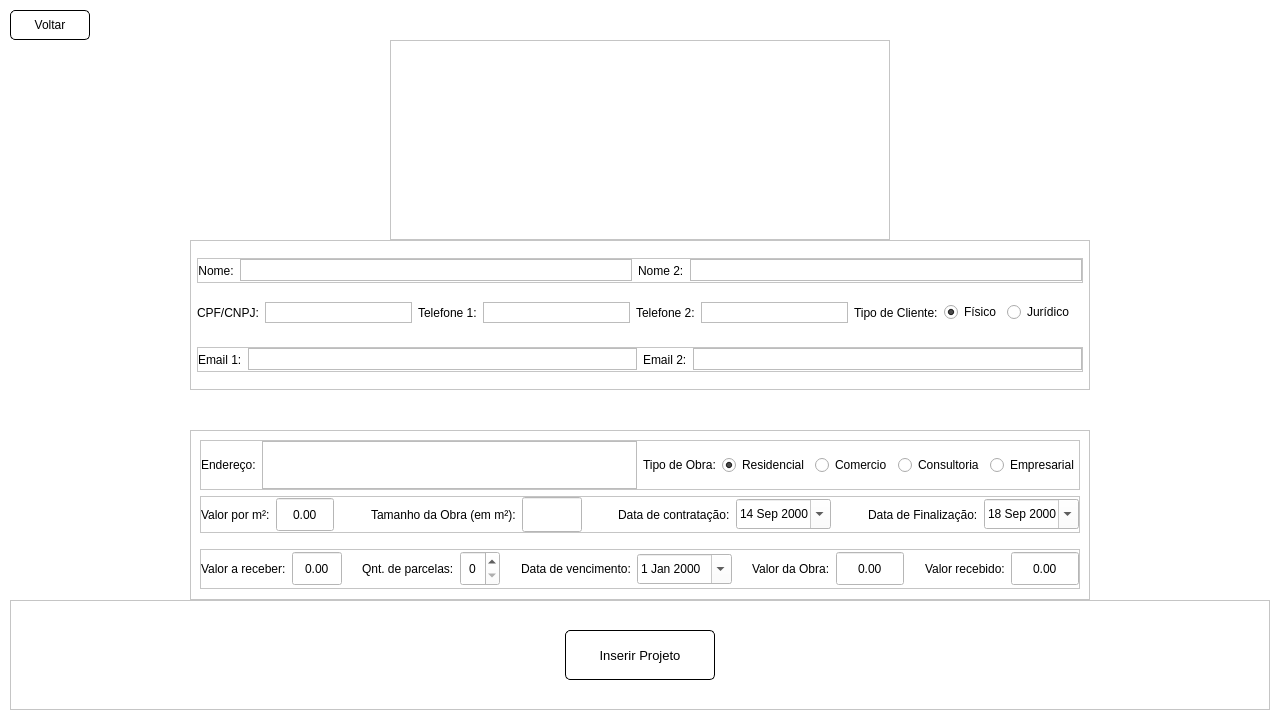
<?xml version="1.0" encoding="UTF-8"?>
<ui version="4.0">
 <class>MainWindow</class>
 <widget class="QMainWindow" name="MainWindow">
  <property name="geometry">
   <rect>
    <x>0</x>
    <y>0</y>
    <width>1280</width>
    <height>720</height>
   </rect>
  </property>
  <property name="windowTitle">
   <string>Gerenciamento Arquitetura</string>
  </property>
  <property name="autoFillBackground">
   <bool>false</bool>
  </property>
  <property name="styleSheet">
   <string notr="true">background-color: rgb(255, 255, 255);</string>
  </property>
  <widget class="QWidget" name="centralwidget">
   <property name="styleSheet">
    <string notr="true">background-color: rgb(255, 255, 255);</string>
   </property>
   <layout class="QVBoxLayout" name="verticalLayout_3">
    <property name="spacing">
     <number>0</number>
    </property>
    <property name="leftMargin">
     <number>10</number>
    </property>
    <property name="topMargin">
     <number>10</number>
    </property>
    <property name="rightMargin">
     <number>10</number>
    </property>
    <property name="bottomMargin">
     <number>10</number>
    </property>
    <item>
     <widget class="QPushButton" name="voltar">
      <property name="minimumSize">
       <size>
        <width>0</width>
        <height>30</height>
       </size>
      </property>
      <property name="maximumSize">
       <size>
        <width>80</width>
        <height>30</height>
       </size>
      </property>
      <property name="cursor">
       <cursorShape>PointingHandCursor</cursorShape>
      </property>
      <property name="styleSheet">
       <string notr="true">QPushButton {
	background-color: #ffffff;
	border: 1px solid black;
	border-radius: 5px;
}

QPushButton:hover {
	background-color: rgb(223, 223, 223);
	border: 1px solid black;
	border-radius: 5px;
}

QPushButton:pressed {
	background-color: rgb(200, 200, 200);
	border: 1px solid black;
	border-radius: 5px;
}</string>
      </property>
      <property name="text">
       <string>Voltar</string>
      </property>
      <property name="flat">
       <bool>true</bool>
      </property>
     </widget>
    </item>
    <item alignment="Qt::AlignHCenter">
     <widget class="QFrame" name="logo">
      <property name="minimumSize">
       <size>
        <width>500</width>
        <height>200</height>
       </size>
      </property>
      <property name="maximumSize">
       <size>
        <width>400</width>
        <height>220</height>
       </size>
      </property>
      <property name="frameShape">
       <enum>QFrame::StyledPanel</enum>
      </property>
      <property name="frameShadow">
       <enum>QFrame::Raised</enum>
      </property>
      <layout class="QHBoxLayout" name="horizontalLayout">
       <property name="spacing">
        <number>0</number>
       </property>
       <property name="leftMargin">
        <number>0</number>
       </property>
       <property name="topMargin">
        <number>0</number>
       </property>
       <property name="rightMargin">
        <number>0</number>
       </property>
       <property name="bottomMargin">
        <number>0</number>
       </property>
       <item>
        <widget class="QLabel" name="label_6">
         <property name="text">
          <string/>
         </property>
         <property name="pixmap">
          <pixmap>assets/logo.jpeg</pixmap>
         </property>
         <property name="scaledContents">
          <bool>false</bool>
         </property>
         <property name="alignment">
          <set>Qt::AlignCenter</set>
         </property>
        </widget>
       </item>
      </layout>
     </widget>
    </item>
    <item alignment="Qt::AlignHCenter">
     <widget class="QFrame" name="frame_usuario">
      <property name="minimumSize">
       <size>
        <width>900</width>
        <height>100</height>
       </size>
      </property>
      <property name="maximumSize">
       <size>
        <width>900</width>
        <height>150</height>
       </size>
      </property>
      <property name="layoutDirection">
       <enum>Qt::LeftToRight</enum>
      </property>
      <property name="styleSheet">
       <string notr="true">background-color: rgb(255, 255,255);</string>
      </property>
      <property name="frameShape">
       <enum>QFrame::StyledPanel</enum>
      </property>
      <property name="frameShadow">
       <enum>QFrame::Plain</enum>
      </property>
      <property name="midLineWidth">
       <number>0</number>
      </property>
      <layout class="QVBoxLayout" name="verticalLayout">
       <property name="spacing">
        <number>0</number>
       </property>
       <property name="leftMargin">
        <number>6</number>
       </property>
       <property name="topMargin">
        <number>0</number>
       </property>
       <property name="rightMargin">
        <number>6</number>
       </property>
       <property name="bottomMargin">
        <number>0</number>
       </property>
       <item>
        <widget class="QFrame" name="row1">
         <property name="maximumSize">
          <size>
           <width>16777215</width>
           <height>25</height>
          </size>
         </property>
         <property name="frameShape">
          <enum>QFrame::StyledPanel</enum>
         </property>
         <property name="frameShadow">
          <enum>QFrame::Raised</enum>
         </property>
         <layout class="QHBoxLayout" name="horizontalLayout_2">
          <property name="spacing">
           <number>6</number>
          </property>
          <property name="leftMargin">
           <number>0</number>
          </property>
          <property name="topMargin">
           <number>0</number>
          </property>
          <property name="rightMargin">
           <number>0</number>
          </property>
          <property name="bottomMargin">
           <number>0</number>
          </property>
          <item>
           <widget class="QLabel" name="label">
            <property name="text">
             <string>Nome:</string>
            </property>
            <property name="alignment">
             <set>Qt::AlignCenter</set>
            </property>
           </widget>
          </item>
          <item>
           <widget class="QLineEdit" name="nome1">
            <property name="font">
             <font>
              <pointsize>11</pointsize>
             </font>
            </property>
            <property name="styleSheet">
             <string notr="true">QLineEdit {
border-width: 1px;
border-style: solid;
border-color: rgb(188, 188, 188);
}

QLineEdit:hover{
	border-color: rgb(149, 149, 149);
}</string>
            </property>
            <property name="frame">
             <bool>true</bool>
            </property>
            <property name="echoMode">
             <enum>QLineEdit::Normal</enum>
            </property>
           </widget>
          </item>
          <item>
           <widget class="QLabel" name="label_2">
            <property name="text">
             <string>Nome 2:</string>
            </property>
           </widget>
          </item>
          <item>
           <widget class="QLineEdit" name="nome2">
            <property name="font">
             <font>
              <pointsize>11</pointsize>
             </font>
            </property>
            <property name="styleSheet">
             <string notr="true">QLineEdit {
border-width: 1px;
border-style: solid;
border-color: rgb(188, 188, 188);
}

QLineEdit:hover{
	border-color: rgb(149, 149, 149);
}</string>
            </property>
           </widget>
          </item>
         </layout>
        </widget>
       </item>
       <item>
        <widget class="QFrame" name="row2_2">
         <property name="minimumSize">
          <size>
           <width>0</width>
           <height>30</height>
          </size>
         </property>
         <property name="maximumSize">
          <size>
           <width>16777215</width>
           <height>25</height>
          </size>
         </property>
         <layout class="QHBoxLayout" name="row2">
          <property name="spacing">
           <number>6</number>
          </property>
          <property name="leftMargin">
           <number>0</number>
          </property>
          <property name="topMargin">
           <number>0</number>
          </property>
          <item>
           <widget class="QLabel" name="label_20">
            <property name="text">
             <string>CPF/CNPJ:</string>
            </property>
           </widget>
          </item>
          <item>
           <widget class="QLineEdit" name="cpf">
            <property name="font">
             <font>
              <pointsize>11</pointsize>
             </font>
            </property>
            <property name="styleSheet">
             <string notr="true">QLineEdit {
border-width: 1px;
border-style: solid;
border-color: rgb(188, 188, 188);
}

QLineEdit:hover{
	border-color: rgb(149, 149, 149);
}</string>
            </property>
           </widget>
          </item>
          <item>
           <widget class="QLabel" name="label_3">
            <property name="text">
             <string>Telefone 1:</string>
            </property>
           </widget>
          </item>
          <item>
           <widget class="QLineEdit" name="telefone1">
            <property name="font">
             <font>
              <pointsize>11</pointsize>
             </font>
            </property>
            <property name="styleSheet">
             <string notr="true">QLineEdit {
border-width: 1px;
border-style: solid;
border-color: rgb(188, 188, 188);
}

QLineEdit:hover{
	border-color: rgb(149, 149, 149);
}</string>
            </property>
            <property name="inputMethodHints">
             <set>Qt::ImhNone</set>
            </property>
            <property name="text">
             <string/>
            </property>
            <property name="frame">
             <bool>true</bool>
            </property>
            <property name="cursorPosition">
             <number>0</number>
            </property>
            <property name="placeholderText">
             <string/>
            </property>
           </widget>
          </item>
          <item>
           <widget class="QLabel" name="label_4">
            <property name="text">
             <string>Telefone 2:</string>
            </property>
           </widget>
          </item>
          <item>
           <widget class="QLineEdit" name="telefone2">
            <property name="font">
             <font>
              <pointsize>11</pointsize>
             </font>
            </property>
            <property name="styleSheet">
             <string notr="true">QLineEdit {
border-width: 1px;
border-style: solid;
border-color: rgb(188, 188, 188);
}

QLineEdit:hover{
	border-color: rgb(149, 149, 149);
}</string>
            </property>
           </widget>
          </item>
          <item>
           <widget class="QLabel" name="label_5">
            <property name="text">
             <string>Tipo de Cliente:</string>
            </property>
           </widget>
          </item>
          <item>
           <widget class="QRadioButton" name="tipo_fisico">
            <property name="text">
             <string>Físico</string>
            </property>
            <property name="checked">
             <bool>true</bool>
            </property>
           </widget>
          </item>
          <item>
           <widget class="QRadioButton" name="tipo_juridico">
            <property name="text">
             <string>Jurídico</string>
            </property>
           </widget>
          </item>
         </layout>
        </widget>
       </item>
       <item>
        <widget class="QFrame" name="frame">
         <property name="minimumSize">
          <size>
           <width>0</width>
           <height>25</height>
          </size>
         </property>
         <property name="maximumSize">
          <size>
           <width>16777215</width>
           <height>25</height>
          </size>
         </property>
         <property name="frameShape">
          <enum>QFrame::StyledPanel</enum>
         </property>
         <property name="frameShadow">
          <enum>QFrame::Raised</enum>
         </property>
         <layout class="QHBoxLayout" name="horizontalLayout_3">
          <property name="leftMargin">
           <number>0</number>
          </property>
          <property name="topMargin">
           <number>0</number>
          </property>
          <property name="rightMargin">
           <number>0</number>
          </property>
          <property name="bottomMargin">
           <number>0</number>
          </property>
          <item>
           <widget class="QLabel" name="label_7">
            <property name="text">
             <string>Email 1:</string>
            </property>
           </widget>
          </item>
          <item>
           <widget class="QLineEdit" name="email1">
            <property name="font">
             <font>
              <pointsize>11</pointsize>
             </font>
            </property>
            <property name="styleSheet">
             <string notr="true">QLineEdit {
border-width: 1px;
border-style: solid;
border-color: rgb(188, 188, 188);
}

QLineEdit:hover{
	border-color: rgb(149, 149, 149);
}</string>
            </property>
            <property name="inputMethodHints">
             <set>Qt::ImhEmailCharactersOnly</set>
            </property>
           </widget>
          </item>
          <item>
           <widget class="QLabel" name="label_17">
            <property name="text">
             <string>Email 2:</string>
            </property>
           </widget>
          </item>
          <item>
           <widget class="QLineEdit" name="email2">
            <property name="font">
             <font>
              <pointsize>11</pointsize>
             </font>
            </property>
            <property name="styleSheet">
             <string notr="true">QLineEdit {
border-width: 1px;
border-style: solid;
border-color: rgb(188, 188, 188);
}

QLineEdit:hover{
	border-color: rgb(149, 149, 149);
}</string>
            </property>
           </widget>
          </item>
         </layout>
        </widget>
       </item>
      </layout>
     </widget>
    </item>
    <item>
     <spacer name="verticalSpacer">
      <property name="orientation">
       <enum>Qt::Vertical</enum>
      </property>
      <property name="sizeType">
       <enum>QSizePolicy::Maximum</enum>
      </property>
      <property name="sizeHint" stdset="0">
       <size>
        <width>20</width>
        <height>40</height>
       </size>
      </property>
     </spacer>
    </item>
    <item alignment="Qt::AlignHCenter">
     <widget class="QFrame" name="frame_projeto">
      <property name="minimumSize">
       <size>
        <width>900</width>
        <height>150</height>
       </size>
      </property>
      <property name="maximumSize">
       <size>
        <width>800</width>
        <height>180</height>
       </size>
      </property>
      <property name="styleSheet">
       <string notr="true">background-color: rgb(255, 255, 255);</string>
      </property>
      <property name="frameShape">
       <enum>QFrame::StyledPanel</enum>
      </property>
      <property name="frameShadow">
       <enum>QFrame::Plain</enum>
      </property>
      <property name="midLineWidth">
       <number>0</number>
      </property>
      <layout class="QVBoxLayout" name="verticalLayout_2">
       <property name="bottomMargin">
        <number>10</number>
       </property>
       <item alignment="Qt::AlignTop">
        <widget class="QFrame" name="frame_2">
         <property name="minimumSize">
          <size>
           <width>0</width>
           <height>25</height>
          </size>
         </property>
         <property name="maximumSize">
          <size>
           <width>16777215</width>
           <height>50</height>
          </size>
         </property>
         <property name="frameShape">
          <enum>QFrame::StyledPanel</enum>
         </property>
         <property name="frameShadow">
          <enum>QFrame::Raised</enum>
         </property>
         <layout class="QHBoxLayout" name="horizontalLayout_4">
          <property name="leftMargin">
           <number>0</number>
          </property>
          <property name="topMargin">
           <number>0</number>
          </property>
          <property name="rightMargin">
           <number>0</number>
          </property>
          <property name="bottomMargin">
           <number>0</number>
          </property>
          <item>
           <widget class="QLabel" name="label_8">
            <property name="text">
             <string>Endereço:</string>
            </property>
           </widget>
          </item>
          <item>
           <widget class="QTextEdit" name="endereco">
            <property name="minimumSize">
             <size>
              <width>0</width>
              <height>40</height>
             </size>
            </property>
            <property name="styleSheet">
             <string notr="true">QTextEdit {
border-width: 1px;
border-style: solid;
border-color: rgb(188, 188, 188);
}

QTextEdit:hover{
	border-color: rgb(149, 149, 149);
}</string>
            </property>
           </widget>
          </item>
          <item>
           <widget class="QLabel" name="label_9">
            <property name="text">
             <string>Tipo de Obra:</string>
            </property>
           </widget>
          </item>
          <item>
           <widget class="QRadioButton" name="obratype_residencial">
            <property name="text">
             <string>Residencial</string>
            </property>
            <property name="checked">
             <bool>true</bool>
            </property>
           </widget>
          </item>
          <item>
           <widget class="QRadioButton" name="obratype_comercio">
            <property name="text">
             <string>Comercio</string>
            </property>
           </widget>
          </item>
          <item>
           <widget class="QRadioButton" name="obratype_consultoria">
            <property name="text">
             <string>Consultoria</string>
            </property>
           </widget>
          </item>
          <item>
           <widget class="QRadioButton" name="obratype_empresarial">
            <property name="text">
             <string>Empresarial</string>
            </property>
           </widget>
          </item>
         </layout>
        </widget>
       </item>
       <item alignment="Qt::AlignTop">
        <widget class="QFrame" name="frame_3">
         <property name="frameShape">
          <enum>QFrame::StyledPanel</enum>
         </property>
         <property name="frameShadow">
          <enum>QFrame::Raised</enum>
         </property>
         <layout class="QHBoxLayout" name="horizontalLayout_5">
          <property name="leftMargin">
           <number>0</number>
          </property>
          <property name="topMargin">
           <number>0</number>
          </property>
          <property name="rightMargin">
           <number>0</number>
          </property>
          <property name="bottomMargin">
           <number>0</number>
          </property>
          <item alignment="Qt::AlignLeft">
           <widget class="QLabel" name="label_10">
            <property name="text">
             <string>Valor por m²:</string>
            </property>
           </widget>
          </item>
          <item>
           <widget class="QDoubleSpinBox" name="valor_m2">
            <property name="minimumSize">
             <size>
              <width>50</width>
              <height>35</height>
             </size>
            </property>
            <property name="maximumSize">
             <size>
              <width>100</width>
              <height>100</height>
             </size>
            </property>
            <property name="alignment">
             <set>Qt::AlignCenter</set>
            </property>
            <property name="buttonSymbols">
             <enum>QAbstractSpinBox::NoButtons</enum>
            </property>
            <property name="maximum">
             <double>9999999999.000000000000000</double>
            </property>
           </widget>
          </item>
          <item>
           <spacer name="horizontalSpacer">
            <property name="orientation">
             <enum>Qt::Horizontal</enum>
            </property>
            <property name="sizeType">
             <enum>QSizePolicy::Expanding</enum>
            </property>
            <property name="sizeHint" stdset="0">
             <size>
              <width>40</width>
              <height>20</height>
             </size>
            </property>
           </spacer>
          </item>
          <item>
           <widget class="QLabel" name="label_11">
            <property name="text">
             <string>Tamanho da Obra (em m²):</string>
            </property>
           </widget>
          </item>
          <item>
           <widget class="QLineEdit" name="tamanho_obra">
            <property name="minimumSize">
             <size>
              <width>60</width>
              <height>35</height>
             </size>
            </property>
            <property name="maximumSize">
             <size>
              <width>50</width>
              <height>16777215</height>
             </size>
            </property>
           </widget>
          </item>
          <item>
           <spacer name="horizontalSpacer_2">
            <property name="orientation">
             <enum>Qt::Horizontal</enum>
            </property>
            <property name="sizeHint" stdset="0">
             <size>
              <width>40</width>
              <height>20</height>
             </size>
            </property>
           </spacer>
          </item>
          <item>
           <widget class="QLabel" name="label_16">
            <property name="text">
             <string>Data de contratação:</string>
            </property>
           </widget>
          </item>
          <item>
           <widget class="QDateEdit" name="data_contratacao">
            <property name="minimumSize">
             <size>
              <width>0</width>
              <height>30</height>
             </size>
            </property>
            <property name="autoFillBackground">
             <bool>false</bool>
            </property>
            <property name="styleSheet">
             <string notr="true">color: rgb(0, 0, 0);
</string>
            </property>
            <property name="wrapping">
             <bool>false</bool>
            </property>
            <property name="frame">
             <bool>true</bool>
            </property>
            <property name="alignment">
             <set>Qt::AlignCenter</set>
            </property>
            <property name="minimumDateTime">
             <datetime>
              <hour>0</hour>
              <minute>0</minute>
              <second>0</second>
              <year>2000</year>
              <month>9</month>
              <day>14</day>
             </datetime>
            </property>
            <property name="calendarPopup">
             <bool>true</bool>
            </property>
           </widget>
          </item>
          <item>
           <spacer name="horizontalSpacer_3">
            <property name="orientation">
             <enum>Qt::Horizontal</enum>
            </property>
            <property name="sizeHint" stdset="0">
             <size>
              <width>40</width>
              <height>20</height>
             </size>
            </property>
           </spacer>
          </item>
          <item>
           <widget class="QLabel" name="label_18">
            <property name="text">
             <string>Data de Finalização:</string>
            </property>
           </widget>
          </item>
          <item>
           <widget class="QDateEdit" name="data_finalizacao">
            <property name="minimumSize">
             <size>
              <width>0</width>
              <height>30</height>
             </size>
            </property>
            <property name="styleSheet">
             <string notr="true">color: rgb(0,0,0);r</string>
            </property>
            <property name="minimumDateTime">
             <datetime>
              <hour>0</hour>
              <minute>0</minute>
              <second>0</second>
              <year>2000</year>
              <month>9</month>
              <day>18</day>
             </datetime>
            </property>
            <property name="currentSection">
             <enum>QDateTimeEdit::DaySection</enum>
            </property>
            <property name="calendarPopup">
             <bool>true</bool>
            </property>
           </widget>
          </item>
         </layout>
        </widget>
       </item>
       <item>
        <widget class="QFrame" name="frame_4">
         <property name="maximumSize">
          <size>
           <width>16777215</width>
           <height>40</height>
          </size>
         </property>
         <property name="frameShape">
          <enum>QFrame::StyledPanel</enum>
         </property>
         <property name="frameShadow">
          <enum>QFrame::Raised</enum>
         </property>
         <layout class="QHBoxLayout" name="horizontalLayout_6">
          <property name="leftMargin">
           <number>0</number>
          </property>
          <property name="topMargin">
           <number>0</number>
          </property>
          <property name="rightMargin">
           <number>0</number>
          </property>
          <property name="bottomMargin">
           <number>0</number>
          </property>
          <item>
           <widget class="QLabel" name="label_14">
            <property name="text">
             <string>Valor a receber:</string>
            </property>
           </widget>
          </item>
          <item>
           <widget class="QDoubleSpinBox" name="valor_areceber">
            <property name="minimumSize">
             <size>
              <width>50</width>
              <height>35</height>
             </size>
            </property>
            <property name="alignment">
             <set>Qt::AlignCenter</set>
            </property>
            <property name="buttonSymbols">
             <enum>QAbstractSpinBox::NoButtons</enum>
            </property>
            <property name="maximum">
             <double>9999999999999.000000000000000</double>
            </property>
           </widget>
          </item>
          <item>
           <spacer name="horizontalSpacer_4">
            <property name="orientation">
             <enum>Qt::Horizontal</enum>
            </property>
            <property name="sizeHint" stdset="0">
             <size>
              <width>40</width>
              <height>20</height>
             </size>
            </property>
           </spacer>
          </item>
          <item>
           <widget class="QLabel" name="label_15">
            <property name="text">
             <string>Qnt. de parcelas:</string>
            </property>
           </widget>
          </item>
          <item>
           <widget class="QSpinBox" name="qnt_parcelas">
            <property name="minimumSize">
             <size>
              <width>40</width>
              <height>35</height>
             </size>
            </property>
            <property name="alignment">
             <set>Qt::AlignCenter</set>
            </property>
            <property name="maximum">
             <number>500</number>
            </property>
           </widget>
          </item>
          <item>
           <spacer name="horizontalSpacer_7">
            <property name="orientation">
             <enum>Qt::Horizontal</enum>
            </property>
            <property name="sizeHint" stdset="0">
             <size>
              <width>40</width>
              <height>20</height>
             </size>
            </property>
           </spacer>
          </item>
          <item>
           <widget class="QLabel" name="label_19">
            <property name="text">
             <string>Data de vencimento:</string>
            </property>
           </widget>
          </item>
          <item>
           <widget class="QDateEdit" name="data_vencimento">
            <property name="minimumSize">
             <size>
              <width>0</width>
              <height>30</height>
             </size>
            </property>
            <property name="styleSheet">
             <string notr="true">color:black;</string>
            </property>
            <property name="wrapping">
             <bool>false</bool>
            </property>
            <property name="frame">
             <bool>true</bool>
            </property>
            <property name="readOnly">
             <bool>false</bool>
            </property>
            <property name="calendarPopup">
             <bool>true</bool>
            </property>
            <property name="timeSpec">
             <enum>Qt::LocalTime</enum>
            </property>
           </widget>
          </item>
          <item>
           <spacer name="horizontalSpacer_5">
            <property name="orientation">
             <enum>Qt::Horizontal</enum>
            </property>
            <property name="sizeHint" stdset="0">
             <size>
              <width>40</width>
              <height>20</height>
             </size>
            </property>
           </spacer>
          </item>
          <item>
           <widget class="QLabel" name="label_12">
            <property name="text">
             <string>Valor da Obra:</string>
            </property>
           </widget>
          </item>
          <item>
           <widget class="QDoubleSpinBox" name="valor_obra">
            <property name="minimumSize">
             <size>
              <width>0</width>
              <height>35</height>
             </size>
            </property>
            <property name="alignment">
             <set>Qt::AlignCenter</set>
            </property>
            <property name="buttonSymbols">
             <enum>QAbstractSpinBox::NoButtons</enum>
            </property>
            <property name="maximum">
             <double>99999999999.000000000000000</double>
            </property>
           </widget>
          </item>
          <item>
           <spacer name="horizontalSpacer_6">
            <property name="orientation">
             <enum>Qt::Horizontal</enum>
            </property>
            <property name="sizeHint" stdset="0">
             <size>
              <width>40</width>
              <height>20</height>
             </size>
            </property>
           </spacer>
          </item>
          <item>
           <widget class="QLabel" name="label_13">
            <property name="text">
             <string>Valor recebido:</string>
            </property>
           </widget>
          </item>
          <item>
           <widget class="QDoubleSpinBox" name="valor_recebido">
            <property name="minimumSize">
             <size>
              <width>0</width>
              <height>35</height>
             </size>
            </property>
            <property name="alignment">
             <set>Qt::AlignCenter</set>
            </property>
            <property name="buttonSymbols">
             <enum>QAbstractSpinBox::NoButtons</enum>
            </property>
            <property name="maximum">
             <double>999999999999.000000000000000</double>
            </property>
           </widget>
          </item>
         </layout>
        </widget>
       </item>
      </layout>
     </widget>
    </item>
    <item>
     <widget class="QFrame" name="frame_5">
      <property name="maximumSize">
       <size>
        <width>16777215</width>
        <height>110</height>
       </size>
      </property>
      <property name="frameShape">
       <enum>QFrame::StyledPanel</enum>
      </property>
      <property name="frameShadow">
       <enum>QFrame::Raised</enum>
      </property>
      <layout class="QVBoxLayout" name="verticalLayout_4">
       <item alignment="Qt::AlignHCenter|Qt::AlignVCenter">
        <widget class="QPushButton" name="inserirProjeto">
         <property name="minimumSize">
          <size>
           <width>150</width>
           <height>50</height>
          </size>
         </property>
         <property name="maximumSize">
          <size>
           <width>150</width>
           <height>50</height>
          </size>
         </property>
         <property name="font">
          <font>
           <pointsize>10</pointsize>
          </font>
         </property>
         <property name="cursor">
          <cursorShape>PointingHandCursor</cursorShape>
         </property>
         <property name="styleSheet">
          <string notr="true">QPushButton {
	background-color: #ffffff;
	border: 1px solid black;
	border-radius: 5px;
}

QPushButton:hover {
	background-color: rgb(223, 223, 223);
	border: 1px solid black;
	border-radius: 5px;
}

QPushButton:pressed {
	background-color: rgb(200, 200, 200);
	border: 1px solid black;
	border-radius: 5px;
}</string>
         </property>
         <property name="text">
          <string>Inserir Projeto</string>
         </property>
         <property name="flat">
          <bool>true</bool>
         </property>
        </widget>
       </item>
      </layout>
     </widget>
    </item>
   </layout>
  </widget>
 </widget>
 <resources>
  <include location="src.qrc"/>
 </resources>
 <connections/>
</ui>
